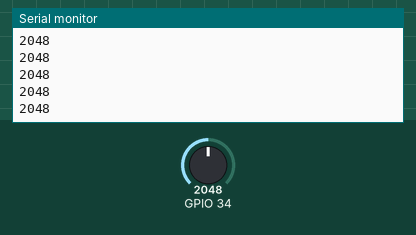
A sketch run on a simulated ESP32. On the bench: the last lines printed to the serial monitor. The inputs (shaded band) are chosen by the test bench; at power-on: GPIO 34 = 2048.

Above: at 1.2 s.
1.3 s: GPIO 34 set to 2866
At 1.32 s:
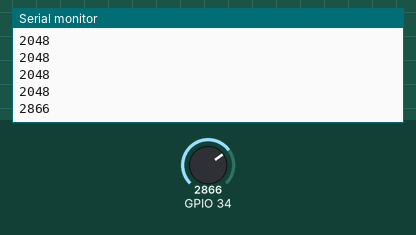
2.8 s: GPIO 34 set to 3603
At 2.83 s:
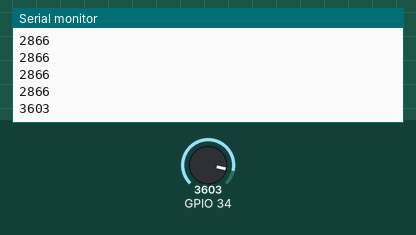
Timing chart, 0 to 5.8 s (numbered marks = the images above; inputs shaded):
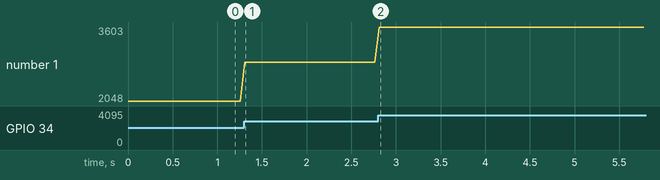

The sketch:

BreathSensor.ino
```cpp
#define AMBANG_BATAS_DETEKSI 100 // Nilai ambang batas untuk mendeteksi suara
#define AMBANG_BATAS_TIDAK_DETEKSI 4095 // Nilai ambang batas saat tidak ada suara

void setup() {
  // put your setup code here, to run once:
  Serial.begin(115200);
}

void loop() {
  // put your main code here, to run repeatedly:
  static unsigned long lastMinute = 0; // variabel untuk menyimpan waktu terakhir perhitungan
  static unsigned long soundCount = 0; // variabel untuk menyimpan jumlah suara yang terdeteksi
  static int ambangBatas = AMBANG_BATAS_TIDAK_DETEKSI; // Nilai ambang batas sensor default

  unsigned long currentMillis = millis(); // mendapatkan waktu saat ini

  // Membaca sensor suara
  int soundValue = analogRead(34);
  Serial.println(soundValue);
  // Menyesuaikan nilai ambang batas berdasarkan deteksi suara
  if(soundValue < AMBANG_BATAS_DETEKSI) {
    ambangBatas = AMBANG_BATAS_TIDAK_DETEKSI; // Gunakan nilai ambang batas tinggi saat tidak ada suara terdeteksi
    soundCount++;
  } else {
    ambangBatas = 0; // Ubah nilai ambang batas kembali ke default jika suara terdeteksi
  }

  // Menghitung jumlah suara per menit
  if(currentMillis - lastMinute >= 60000) { // 60000 milliseconds = 1 menit
    float soundPerMinute = (float)soundCount / ((float)(currentMillis - lastMinute) / 60000.0);
    Serial.print("Jumlah suara per menit: ");
    Serial.println(soundPerMinute);

    // Reset jumlah suara dan waktu terakhir perhitungan
    soundCount = 0;
    lastMinute = currentMillis;
    delay(5000);
  }

  delay(50);
}
```

Measured:
- after the input at 1.3 s, the serial monitor: prints a new line at once (image 1)
- after the input at 2.8 s, the serial monitor: prints a new line at once (image 2)
- plotted number 1: 2048 → 2866 after the input at 1.3 s, 2866 → 3603 after the input at 2.8 s
